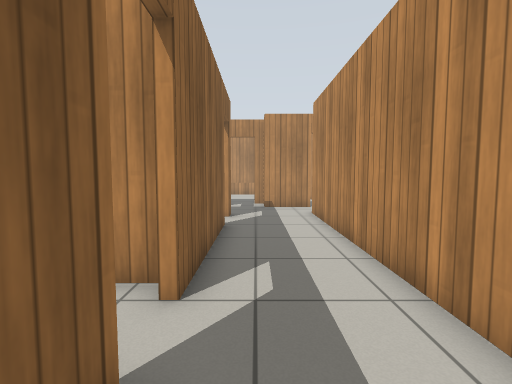
[1] (above)

24 first-person views from a walk through a robot-simulator world made for Gazebo. The camera is 0.94 m above the floor, tilts 4° down and sees 85° across. The floor is counted in squares, 0.5 m on a side. Each view is taken from the middle of a square. On the plan, view 1 faces up. The plan holds only what a view shows up to about 16 squares ahead; the rest is blank. The place goes on beyond the plan. Gazebo's built-in surfaces are drawn with simple patterns.

[2]
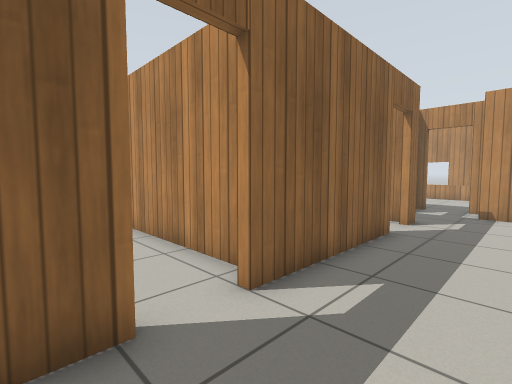

[3]
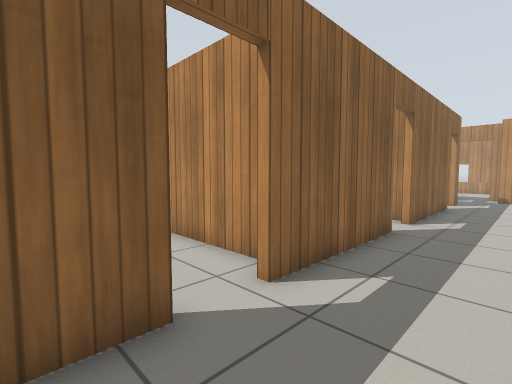

[4]
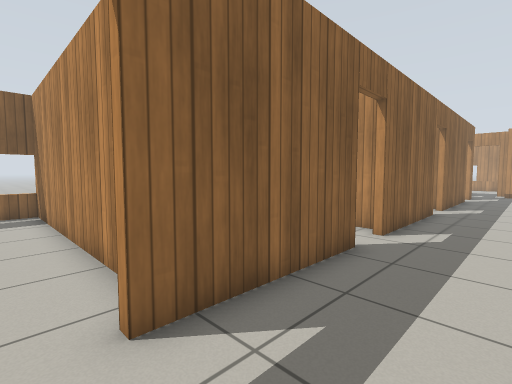

[5]
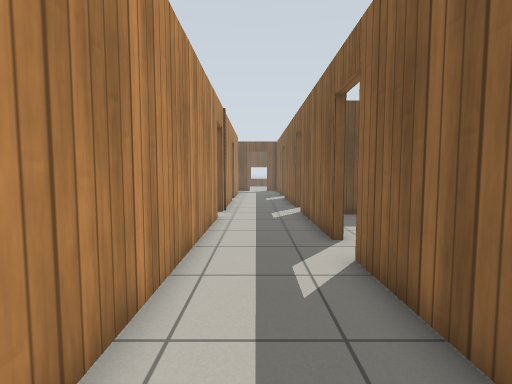

[6]
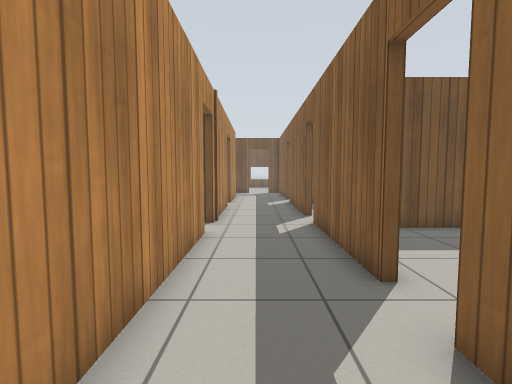

[7]
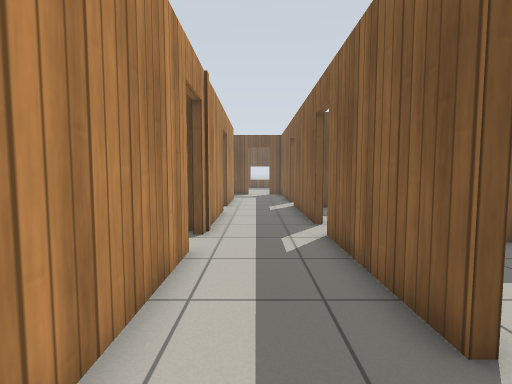

[8]
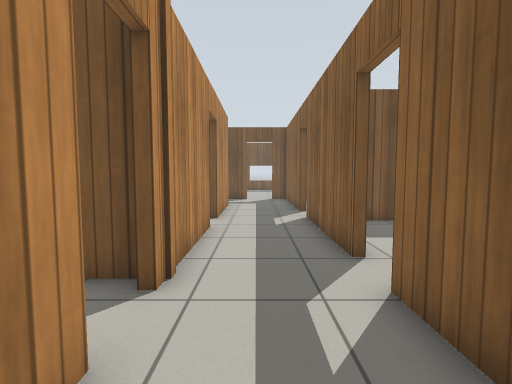

[9]
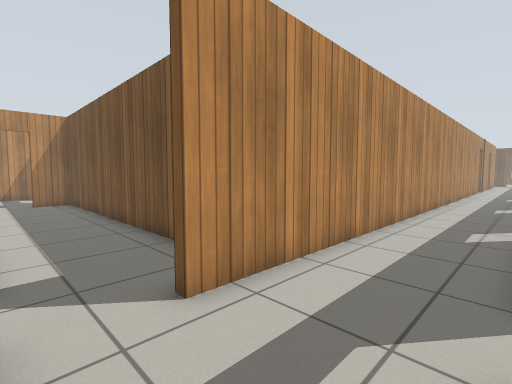

[10]
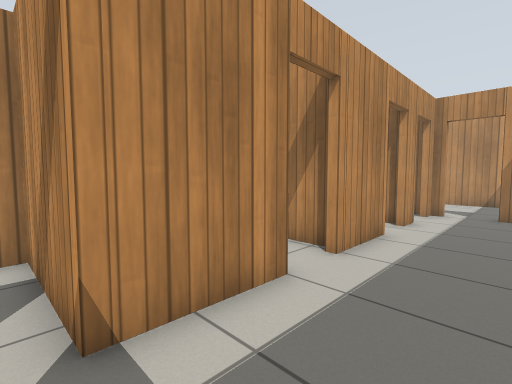

[11]
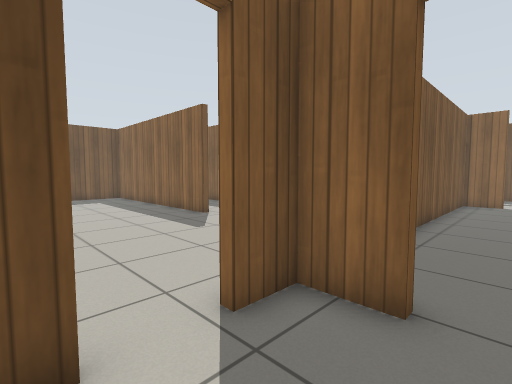

[12]
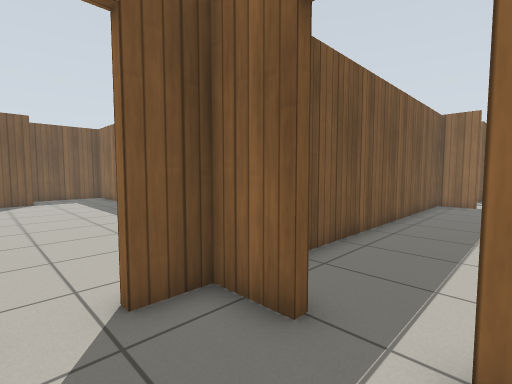

[13]
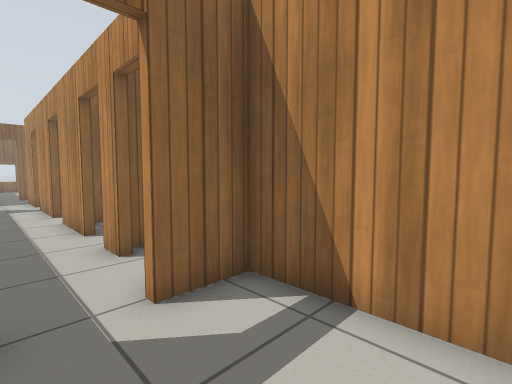

[14]
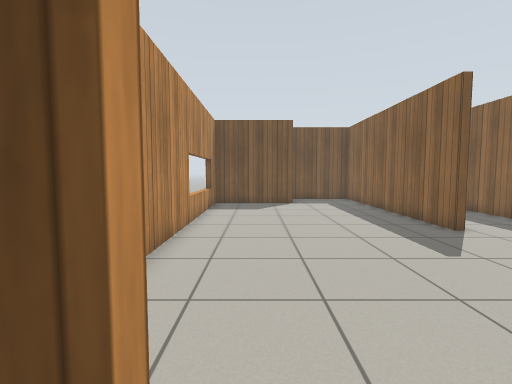

[15]
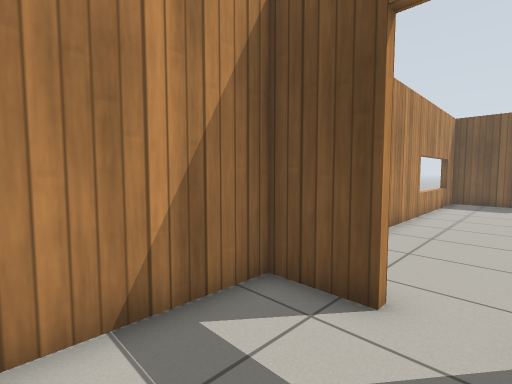

[16]
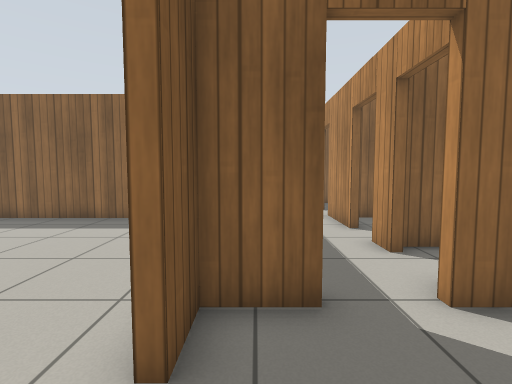

[17]
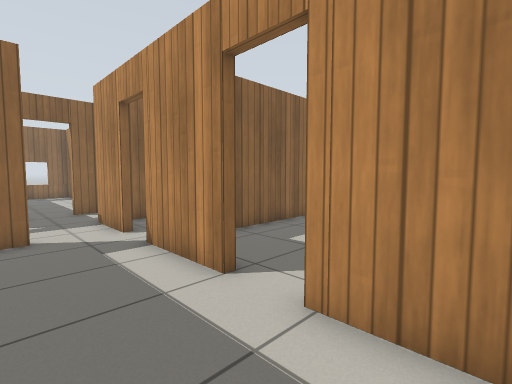

[18]
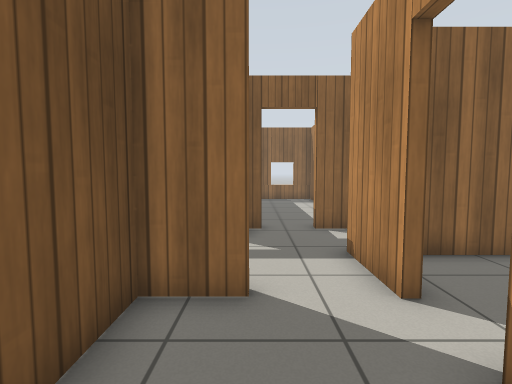

[19]
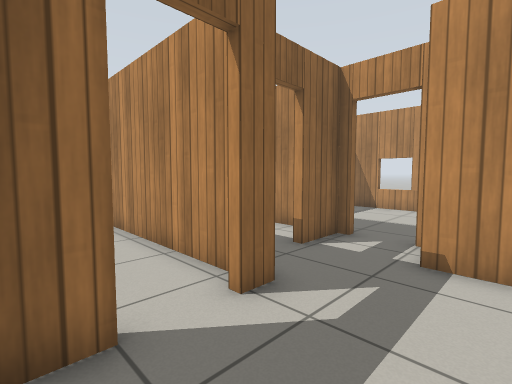

[20]
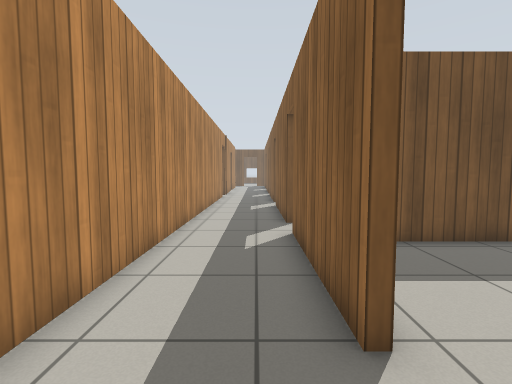

[21]
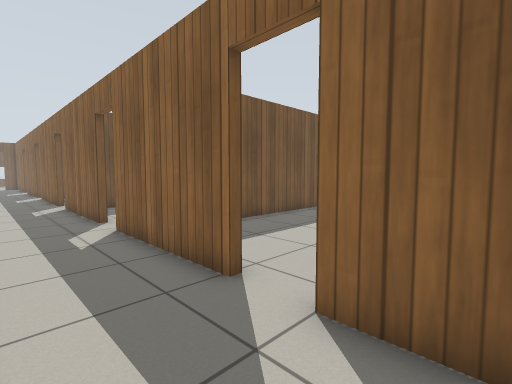

[22]
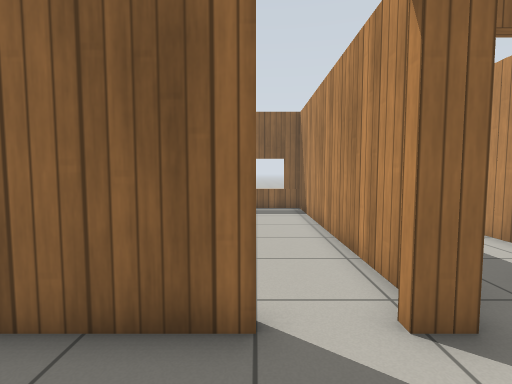

[23]
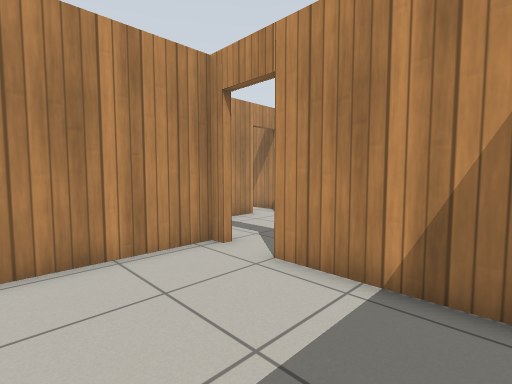

[24]
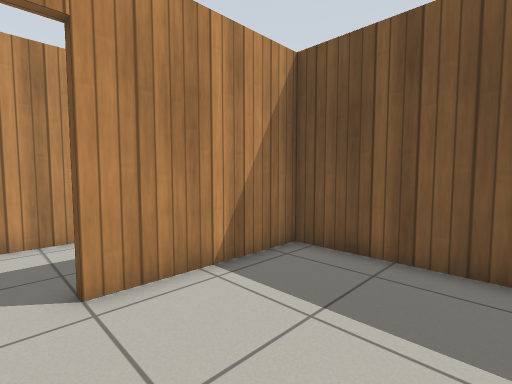

### Floor plan
Ten units are one square. View 1 is at (0, 0); x grows to the right and y downward. Boxes are objects, and circles mark ways between rooms. Rooms are numbered by the first view taken in them; rooms with no view inside come last. Other rooms are left out.
<svg viewBox="-70 -199 310 459">
<path fill="none" stroke="#000" d="M-11 -23 -11 35M-11 52 -11 110M-11 -101 -11 -40M-11 126 -11 184M-11 -126 -11 -118M30 -152 4 -152M80 -152 47 -152M26 166 26 -129 29 -129 29 -112 179 -112 179 -130M-23 -168 -23 -149M128 -152 98 -152M-11 200 -11 255M156 -152 144 -152M179 -152 173 -152M26 236 26 183M182 -130 182 -112 198 -112M214 -112 235 -112 235 -154M220 -166 182 -166 182 -146M-14 -123 -65 -123M-59 -49 -14 -49 -14 -100M47 -152 47 -194 42 -194M8 -189 8 -162"/>
<circle cx="180" cy="-135" r="3" fill="#2a7"/>
<circle cx="-10" cy="-105" r="3" fill="#2a7"/>
<circle cx="35" cy="-150" r="3" fill="#2a7"/>
<text x="20" y="0">1</text>
<text x="200" y="-140">2</text>
<text x="-40" y="-90">3</text>
<text x="30" y="-170">4</text>
</svg>
Room 1 opens to room 2. Room 1 opens to room 3. Room 1 opens to room 4.

Where each view was taken, in squares from view 1:
view 1: 0 up, 0 right, facing up
view 2: 1 up, 2 right, facing up-left
view 3: 7 down, 2 right, facing up-left
view 4: 12 down, 2 right, facing up-left
view 5: 5 down, 1 right, facing down
view 6: 8 down, 1 right, facing down
view 7: 10 down, 1 right, facing down
view 8: 14 down, 1 right, facing down
view 9: 15 up, 1 left, facing down-right
view 10: 12 up, 4 right, facing up-right
view 11: 14 up, 22 right, facing down-left
view 12: 15 up, 21 right, facing down-left
view 13: 13 up, 22 right, facing up-left
view 14: 12 up, 21 right, facing down
view 15: 15 up, 20 right, facing down-right
view 16: 12 up, 22 right, facing left
view 17: 12 up, 12 right, facing up-left
view 18: 13 up, 7 right, facing left
view 19: 9 up, 2 right, facing up-left
view 20: 5 up, 0 right, facing down
view 21: 6 up, 2 right, facing down-left
view 22: 10 up, 2 right, facing left
view 23: 6 up, 6 left, facing up-right
view 24: 11 up, 6 left, facing down-right
